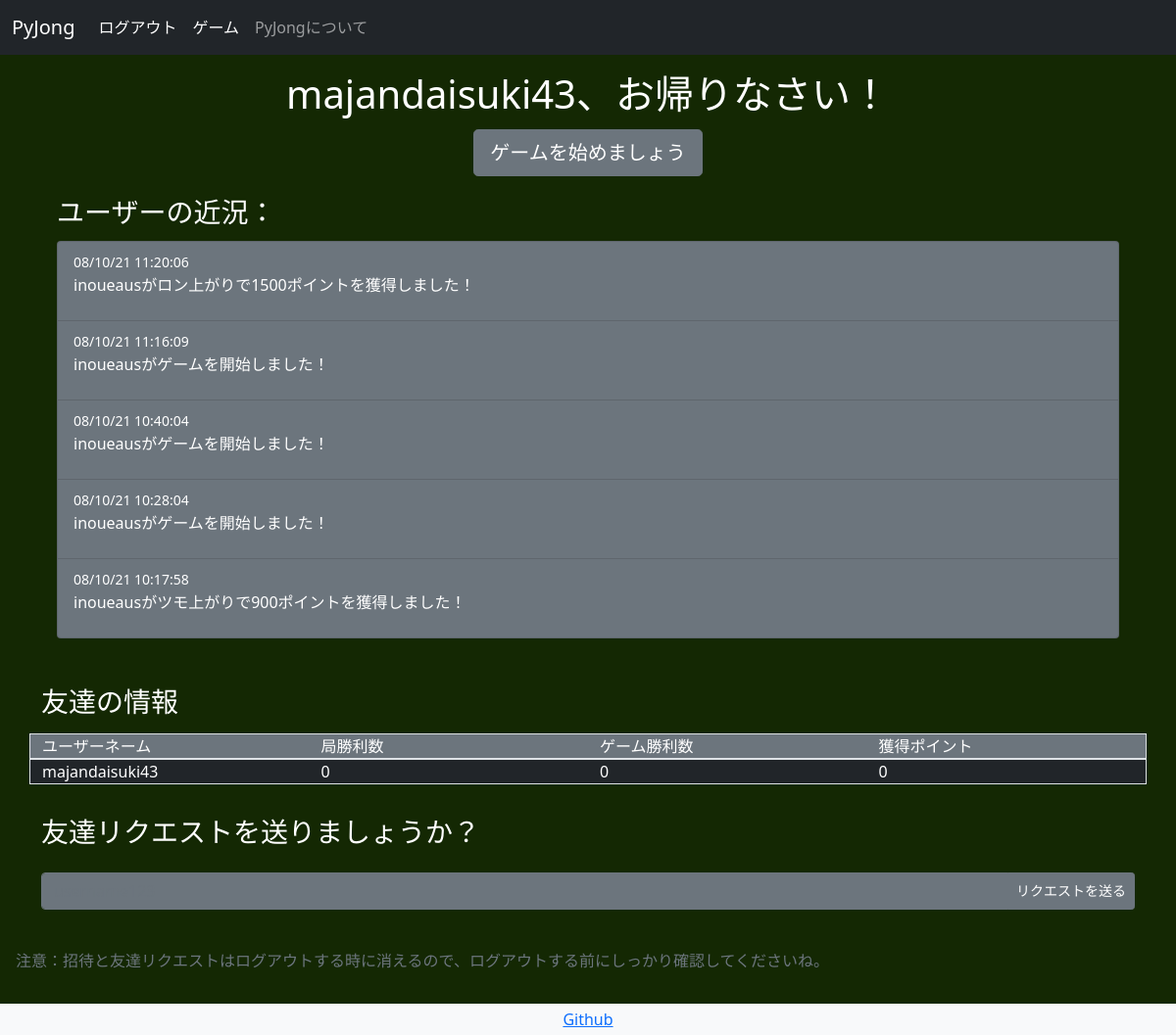
/main/friends (signed in), run on the app's committed database.
### pyjong/models.py (models this page shows, shortened)
class UserData(db.Model,UserMixin):
    __tablename__ = 'userdata'
    id = db.Column(db.Integer,primary_key=True)
    email_address = db.Column(db.String(64),unique=True,index=True)
    username = db.Column(db.String(64),unique=True,index=True)
    password_hash = db.Column(db.String(128))
    friends_list = db.Column(db.Text)
    friend_requests = db.Column(db.Text)
    invites = db.Column(db.Text)
    kyoku_win_count = db.Column(db.Integer)
    game_win_count = db.Column(db.Integer)
    points = db.Column(db.Integer)

class GameUpdates(db.Model):
    id = db.Column(db.Integer,primary_key=True)
    date = db.Column(db.DateTime,nullable=False,default=datetime.now)
    text = db.Column(db.Text,nullable=False)

### pyjong/main/views.py (the view, shortened to what this page needs)
@main_blueprint.route('/friends',methods=['GET','POST'])
@login_required
def friends():
    get_new_requests(current_user.username)
    get_invites(current_user.username)
    get_friends_list(current_user.username)
    form_delete = DeleteFriend()
    form_delete = add_friends_to_form(form_delete)
    form_req = FriendRequest()
    form_add = AcceptFriendRequest()
    form_add = add_friend_requests_to_form(form_add)
    accept_invite_form = AcceptInvite()
    accept_invite_form = add_invites_to_form(accept_invite_form)
    game_updates = retrieve_game_updates()
    if form_delete.validate_on_submit():
        delete_friend(requested_username=form_delete.select_friend.data,requester_username=current_user.username)
        flash("友達を削除しました。",'alert-success')
        return redirect(url_for('main.friends'))
    return render_template('friends.html',form_delete=form_delete,form_add=form_add,form_req=form_req,accept_invite_form=accept_invite_form,game_updates=game_updates)

### pyjong/main/forms.py
class DeleteFriend(FlaskForm):
    select_friend = SelectField("承諾したいリクエストを選んでください")
    submit = SubmitField("削除")

class FriendRequest(FlaskForm):
    username = StringField('追加したいユーザーネーム：',validators=[InputRequired(),Regexp('^\w+$',message='英数字のみ入力可能')])
    submit = SubmitField('リクエストを送る')

### pyjong/main/views.py (called while the page is built)
def add_friends_to_form(form):
    if len(session['friends']) > 0:
        form.select_friend.choices = [(usr,usr) for usr in session['friends']]
        session['has_friends'] = True
    else:
        session['has_friends'] = False
    return form

def add_friend_requests_to_form(form):
    if session['new_requests']:
        form.select_friend.choices = [(usr,usr) for usr in session['requests']]
    else:
        form.select_friend.choices = [('no_friends','友達はまだいないようです')]
    return form

def add_invites_to_form(form):
    if session['has_new_invites']:
        form.select_friend.choices = [(room,usr) for usr,room in session['invites']]
    else:
        pass
    return form

### pyjong/models.py (called while the page is built, shortened)
@login_manager.user_loader
def load_user(user_id):
    return UserData.query.get(user_id)

def retrieve_game_updates():
    game_updates = GameUpdates.query.order_by(GameUpdates.date.desc()).paginate(page=1,per_page=5)
    return game_updates

def get_new_requests(session_username):
    current_usr = UserData.query.filter_by(username=session_username).first()
    new_requests_list = eval(current_usr.friend_requests)
    if session['updated'] == False:
        if len(new_requests_list) > 0:
            session['requests'] = new_requests_list
            session['new_requests'] = True
            current_usr.friend_requests = str([])
            db.session.add(current_usr)
            db.session.commit()
            session['updated'] = True
        else:
            session['new_requests'] = False
            session['updated'] = True

### pyjong/main/templates/main/friends.html (shortened to what this page needs)
<!DOCTYPE html>
{% extends "base.html" %}
{% block content %}
<div class="container text-left p-3">
<div class="container text-center w-3">
  <h1 class="">{{session['username']}}、お帰りなさい！</h1>
</div>
<div class="container py-1 text-center">
  <button type="button" onclick="location.href='{{url_for('main.game')}}'" class="btn btn-secondary btn-lg btn-block px-3">ゲームを始めましょう</button>
</div>
<div class="container py-3">
  <h3>ユーザーの近況：</h3>
  <ul class="list-group pt-1">
    {% for update in game_updates.items %}
    <li class="list-group-item bg-secondary text-white">
      <small>{{update.date.strftime('%D %H:%M:%S')}}</small>
      <p>{{update.text}}</p>
    </li>
    {% endfor %}
  </ul>
</div>
</div>
<div class="container py-3">
  <h3 class="pb-2">友達の情報</h3>
  <div class="row border bg-secondary">
    <div class="col">ユーザーネーム</div>
    <div class="col">局勝利数</div>
    <div class="col">ゲーム勝利数</div>
    <div class="col">獲得ポイント</div>
  </div>
  {% for row in session['friend_stats'] %}
<div class="row border">
  {% for cell in row %}
    <div class="col bg-dark">{{cell}}</div>
    {% endfor %}
</div>
  {% endfor %}
</div>
<div class="container py-3">
<h3 class="pb-2">友達リクエストを送りましょうか？</h3>
<form class="" action="" method="POST">
<div class="input-group py-2">
{{form_req.username(class="form-control",placeholder="username123")}}
{{form_req.submit(class="btn btn-secondary btn-sm")}}
</div>
</div>
<p class="relative-bottom p-3 text-muted">注意：招待と友達リクエストはログアウトする時に消えるので、ログアウトする前にしっかり確認してくださいね。</p>
{% endblock %}

### data on the page
UserData: username "majandaisuki43"
GameUpdates: date "08/10/21 11:20:06", text "inoueausがロン上がりで1500ポイントを獲得しました！"
GameUpdates: date "08/10/21 11:16:09", text "inoueausがゲームを開始しました！"
GameUpdates: date "08/10/21 10:40:04", text "inoueausがゲームを開始しました！"
GameUpdates: date "08/10/21 10:28:04", text "inoueausがゲームを開始しました！"
GameUpdates: date "08/10/21 10:17:58", text "inoueausがツモ上がりで900ポイントを獲得しました！"

### other printed values
{{ cell }} "majandaisuki43" "0" "0" "0"
